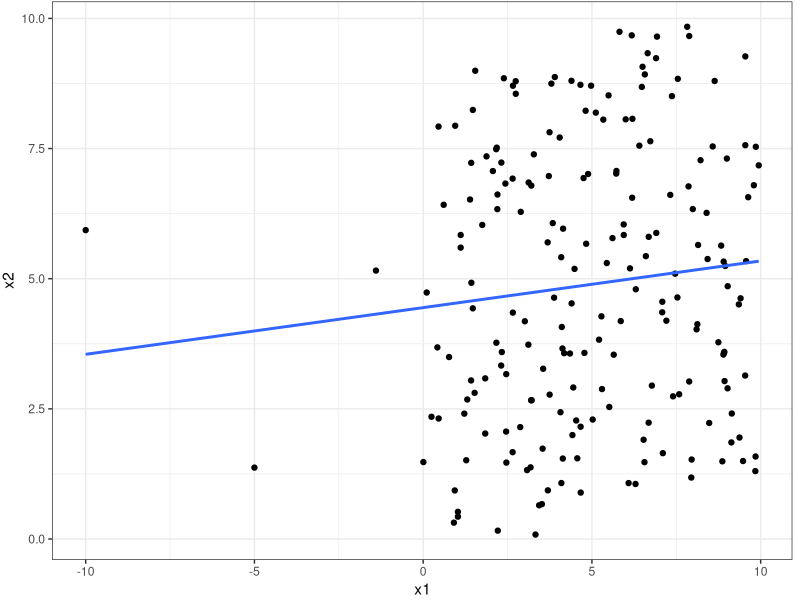

Reproduce this figure in R.
library(ggplot2)
theme_set(theme_bw() + theme(plot.margin=grid::unit(c(1,5.5,1,1), "pt")))

set.seed(123)

x1 = c(-10,-5,-1.4,runif(197, 0, 10))
x2 = numeric()
for(i in 1:200){
  if(x1[i] <=5){
    x2[i] = runif(1, 0, 9)
  } else {
    x2[i] = runif(1,1,10)
  }
}
df = data.frame(x1,x2)

p = ggplot(data = df, aes(x1, x2), size = 1.5) + geom_point() +
  geom_smooth(method = "lm", se = FALSE)

ggsave("../figure/lm_bad_fit2.pdf", p,
       width = 5, height = 3)
